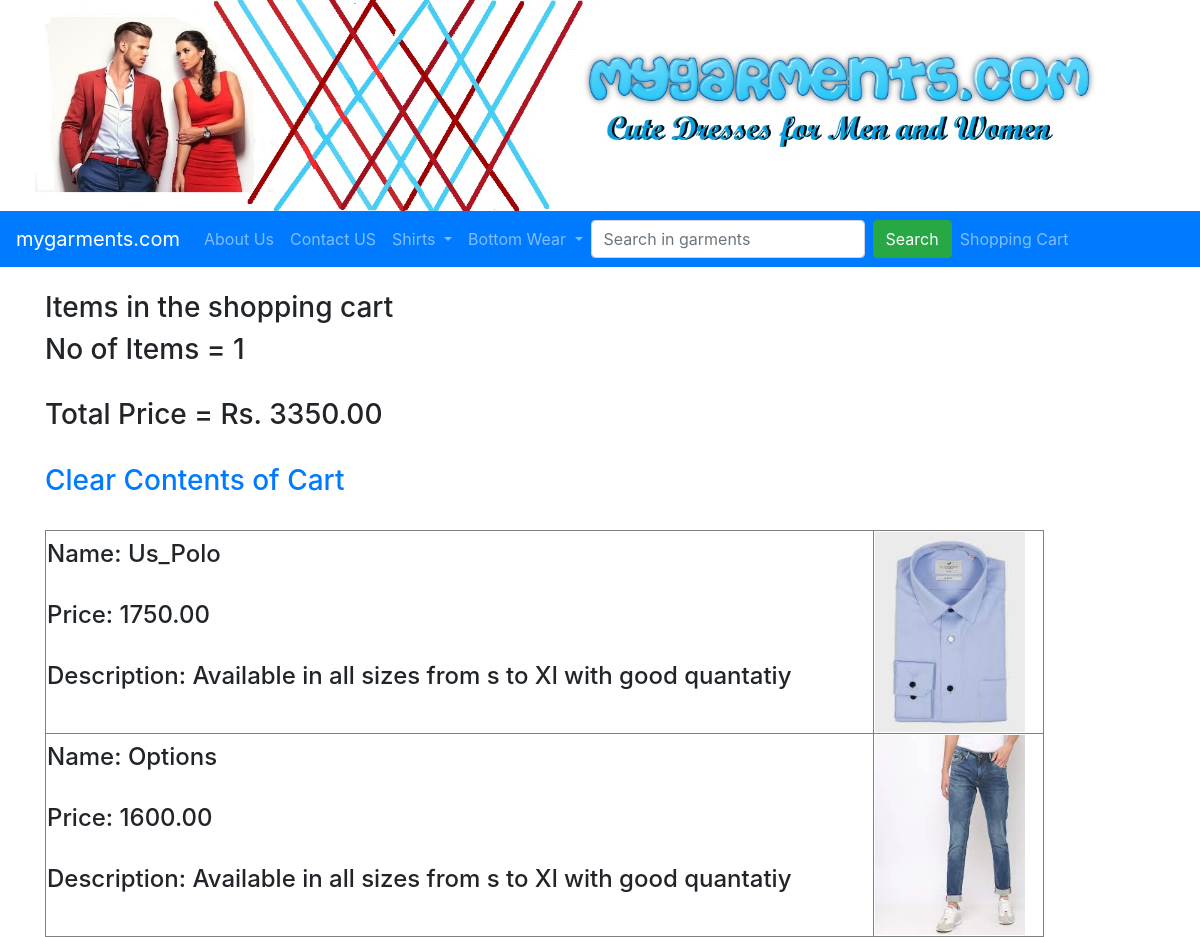
Page /shoppingcart on the committed database.
### Garments/models.py (models this page shows, shortened)
class Orders(models.Model):
    formalshirt = models.ForeignKey(Formalshirt, on_delete=CASCADE, default=True)
    trousers = models.ForeignKey(Trousers, on_delete=CASCADE, default=True)

class Formalshirt(models.Model):
    name = models.CharField(max_length=100)
    photo = models.FileField(blank=True)
    desc = models.TextField(max_length=500, blank=True)
    price = models.DecimalField(max_digits=10, decimal_places=2)
    stock = models.PositiveIntegerField()
    available = models.BooleanField(default=True)
    created = models.DateTimeField(auto_now_add= True)
    updated = models.DateTimeField(auto_now = True)

class Trousers(models.Model):
    name = models.CharField(max_length=100)
    photo = models.FileField(blank=True)
    desc = models.TextField(max_length=500, blank=True)
    price = models.DecimalField(max_digits=10, decimal_places=2)
    stock = models.PositiveIntegerField()
    available = models.BooleanField(default=True)
    created = models.DateTimeField(auto_now_add= True)
    updated = models.DateTimeField(auto_now = True)

### Garments/views.py (the view)
# urls.py: path('shoppingcart', shoppingcart),
def shoppingcart(request):
    qs = Orders.objects.all()
    n = len(qs)
    tot = 0
    for i in qs:
        tot = tot+i.formalshirt.price + i.trousers.price
    return render(request, 'shoppingcart.html', {'lst':qs, 'n':n, 'tot':tot})

### Garments/templates/shoppingcart.html (shortened to what this page needs)
{% extends 'base.html' %}
{% block content %}
<div class="container">
  {% if lst %}
  <h3>Items in the shopping cart </h3>
  <h3>No of Items = {{n}}</h3><br>
  <h3>Total Price = Rs. {{tot}}</h3><br>
  {% else %}
  <h3>Your Shopping Cart is Empty </h3>
  {% endif %}
  <table width=90% border="1">
    {%for l in lst %}
    <tr>
      <td>
        <h4>Name: {{l.formalshirt.name}}</h4><br>
        <h4>Price: {{l.formalshirt.price}}</h4><br>
        <h4>Description: {{l.formalshirt.desc}}</h4><br>
      </td>
      <td>
        <img src="{{l.formalshirt.photo.url}}" alt="shirt photo" width="150" height="200">
      </td>
    </tr>
    <tr>
      <td>
        <h4>Name: {{l.trousers.name}}</h4><br>
        <h4>Price: {{l.trousers.price}}</h4><br>
        <h4>Description: {{l.trousers.desc}}</h4><br>
      </td>
      <td>
        <img src="{{l.trousers.photo.url}}" alt="shirt photo" width="150" height="200">
      </td>
    </tr>
    {% endfor %}
    <h3><a href="clearcart"> Clear Contents of Cart </a></h3>
    <br>
</div>
{% endblock %}

### rows in the picture
Orders: formalshirt.name "Us_Polo", formalshirt.price "1750.00", formalshirt.desc "Available in all sizes from s to Xl with good quantatiy", formalshirt.photo (picture), trousers.name "Options", trousers.price "1600.00", trousers.desc "Available in all sizes from s to Xl with good quantatiy", trousers.photo (picture)

### other values in the picture
{{ n }} "1"
{{ tot }} "3350.00"
